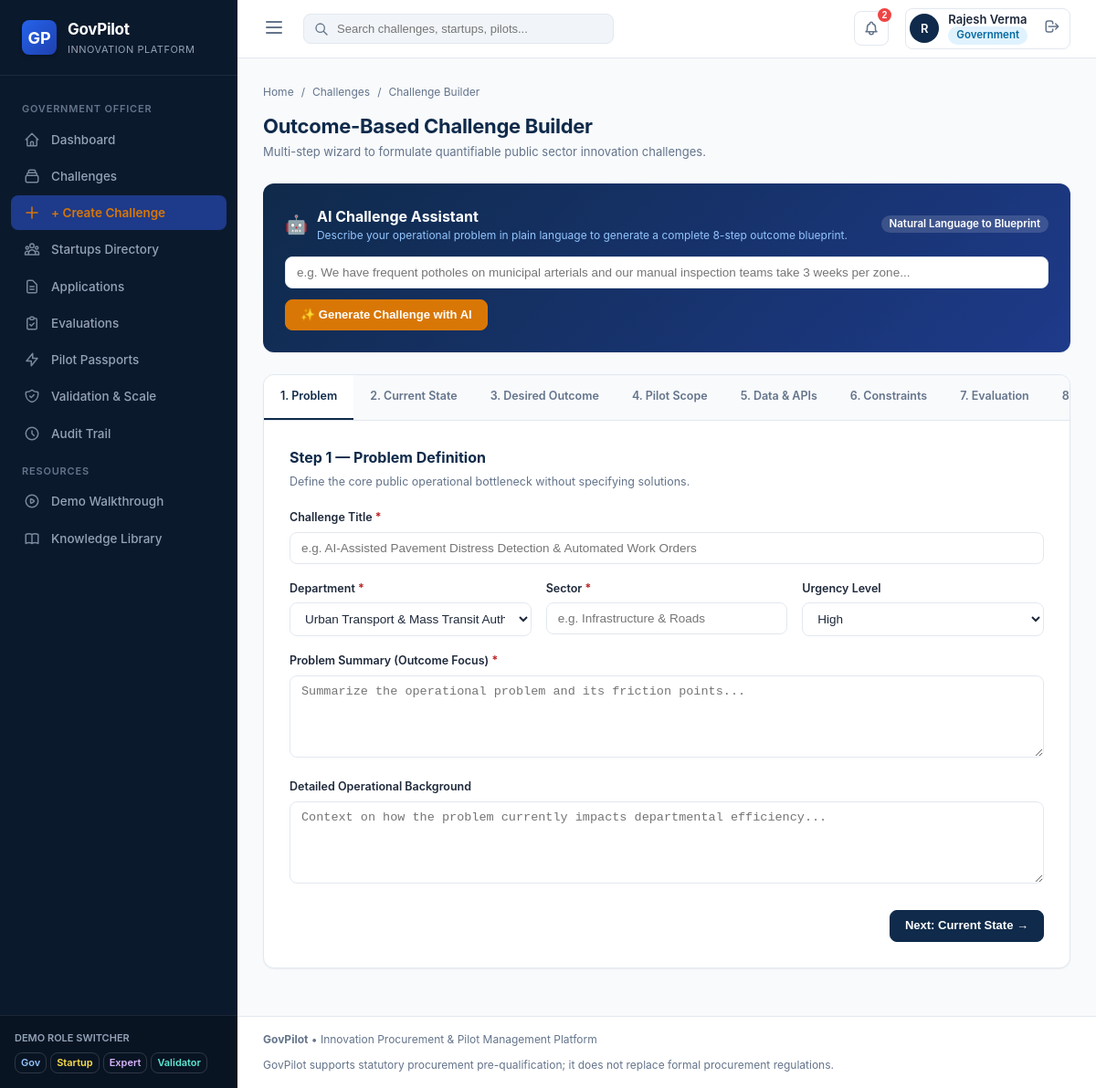
Screenshot of /challenges/builder (signed in) with the database file from the repository.
### models/user.py (models this page shows, shortened)
class User(UserMixin, db.Model):
    __tablename__ = 'users'
    id = db.Column(db.Integer, primary_key=True)
    email = db.Column(db.String(120), unique=True, nullable=False, index=True)
    password_hash = db.Column(db.String(256), nullable=False)
    name = db.Column(db.String(120), nullable=False)
    role = db.Column(db.String(50), nullable=False, default='government') # 'government', 'startup', 'evaluator', 'validator', 'admin'
    title = db.Column(db.String(120))
    phone = db.Column(db.String(50))
    department_id = db.Column(db.Integer, db.ForeignKey('departments.id'), nullable=True)
    startup_id = db.Column(db.Integer, db.ForeignKey('startups.id'), nullable=True)
    is_active = db.Column(db.Boolean, default=True)
    created_at = db.Column(db.DateTime, default=datetime.utcnow)
    last_login = db.Column(db.DateTime, nullable=True)
    department = db.relationship('Department', backref=db.backref('officers', lazy=True), foreign_keys=[department_id])
    startup = db.relationship('Startup', backref=db.backref('users', lazy=True), foreign_keys=[startup_id])
    @property
    def is_government(self):
        return self.role == 'government'
    def get_role_badge_class(self):
        mapping = {
            'government': 'badge-gov',
            'startup': 'badge-startup',
            'evaluator': 'badge-evaluator',
            'validator': 'badge-validator',
            'admin': 'badge-admin'
        }
        return mapping.get(self.role, 'badge-secondary')

### routes/challenge_routes.py (the view, shortened to what this page needs)
@challenge_bp.route('/challenges/builder', methods=['GET', 'POST'])
@login_required
def builder():
    if not current_user.is_government and not current_user.is_admin:
        flash("Only authorized Government Officers can create challenges.", "danger")
        return redirect(url_for('challenge.index'))
    departments = Department.query.all()
    return render_template('challenges/builder.html', departments=departments)

### models/user.py (called while the page is built)
@login_manager.user_loader
def load_user(user_id):
    return User.query.get(int(user_id))

### templates/challenges/builder.html (shortened to what this page needs)
{% extends "base.html" %}
{% block content %}
<div class="page-header">
  <div>
    <div class="breadcrumb-trail">
      <a href="{{ url_for('dashboard.index') }}">Home</a>
      <span>/</span>
      <a href="{{ url_for('challenge.index') }}">Challenges</a>
      <span>/</span>
      <span>Challenge Builder</span>
    </div>
    <h1 class="page-title">Outcome-Based Challenge Builder</h1>
    <p class="page-subtitle">Multi-step wizard to formulate quantifiable public sector innovation challenges.</p>
  </div>
</div>
<div class="gp-card" style="background: linear-gradient(135deg, #0f2a4a, #1e3a8a); color: #ffffff; border: none; margin-bottom: 24px;">
  <div class="gp-card-body" style="padding: 24px;">
    <div style="display: flex; align-items: center; justify-content: space-between; margin-bottom: 12px; flex-wrap: wrap; gap: 10px;">
      <div style="display: flex; align-items: center; gap: 10px;">
        <span style="font-size: 20px;">🤖</span>
        <div>
          <h3 style="font-size: 16px; font-weight: 700; color: #ffffff; margin: 0;">AI Challenge Assistant</h3>
          <p style="font-size: 12px; color: #93c5fd; margin: 0;">Describe your operational problem in plain language to generate a complete 8-step outcome blueprint.</p>
        </div>
      </div>
      <span class="badge" style="background: rgba(255,255,255,0.15); color: #ffffff;">Natural Language to Blueprint</span>
    </div>
    <div style="display: flex; gap: 12px; margin-top: 14px; flex-wrap: wrap;">
      <input type="text" id="ai-prompt-input" class="form-control" style="flex-grow: 1; background: #ffffff; color: var(--text-main);" placeholder="e.g. We have frequent potholes on municipal arterials and our manual inspection teams take 3 weeks per zone...">
      <button type="button" id="btn-ai-generate" class="btn btn-accent" style="white-space: nowrap;">
        <span>✨ Generate Challenge with AI</span>
      </button>
    </div>
  </div>
</div>
<div class="gp-card" id="challenge-wizard">
  <div class="wizard-steps">
    <div class="wizard-step-item active">1. Problem</div>
    <div class="wizard-step-item">2. Current State</div>
    <div class="wizard-step-item">3. Desired Outcome</div>
    <div class="wizard-step-item">4. Pilot Scope</div>
    <div class="wizard-step-item">5. Data & APIs</div>
    <div class="wizard-step-item">6. Constraints</div>
    <div class="wizard-step-item">7. Evaluation</div>
    <div class="wizard-step-item">8. Review & Publish</div>
  </div>
  <form action="{{ url_for('challenge.builder') }}" method="POST">
    <div class="gp-card-body" style="padding: 28px;">
      <div class="wizard-step-content" style="display: block;">
        <h3 style="font-size: 16px; color: var(--primary); margin-bottom: 6px;">Step 1 — Problem Definition</h3>
        <p style="font-size: 12.5px; color: var(--text-muted); margin-bottom: 20px;">Define the core public operational bottleneck without specifying solutions.</p>
        <div class="form-group">
          <label class="form-label">Challenge Title <span class="required">*</span></label>
          <input type="text" name="title" id="field-title" class="form-control" placeholder="e.g. AI-Assisted Pavement Distress Detection & Automated Work Orders" required>
        </div>
        <div style="display: grid; grid-template-columns: 1fr 1fr 1fr; gap: 16px;">
          <div class="form-group">
            <label class="form-label">Department <span class="required">*</span></label>
            <select name="department_id" class="form-control" required>
              {% for d in departments %}
              <option value="{{ d.id }}">{{ d.name }} ({{ d.code }})</option>
              {% endfor %}
            </select>
          </div>
          <div class="form-group">
            <label class="form-label">Sector <span class="required">*</span></label>
            <input type="text" name="sector" id="field-sector" class="form-control" placeholder="e.g. Infrastructure & Roads" required>
          </div>
          <div class="form-group">
            <label class="form-label">Urgency Level</label>
            <select name="urgency_level" id="field-urgency" class="form-control">
              <option value="High">High</option>
            </select>
          </div>
        </div>
        <div class="form-group">
          <label class="form-label">Problem Summary (Outcome Focus) <span class="required">*</span></label>
          <textarea name="problem_summary" id="field-problem-summary" class="form-control" placeholder="Summarize the operational problem and its friction points..." required></textarea>
        </div>
        <div class="form-group">
          <label class="form-label">Detailed Operational Background</label>
          <textarea name="problem_details" id="field-problem-details" class="form-control" placeholder="Context on how the problem currently impacts departmental efficiency..."></textarea>
        </div>
        <div style="display: flex; justify-content: flex-end; margin-top: 24px;">
          <button type="button" class="btn btn-primary btn-next-step">Next: Current State →</button>
        </div>
      </div>
    </div>
  </form>
</div>
{% endblock %}

### templates/base.html (shortened to what this page needs)
<!DOCTYPE html>
<html lang="en">
<head>
  <link rel="stylesheet" href="{{ url_for('static', filename='css/main.css') }}">
</head>
<body>
  <div class="app-container">
    <aside class="app-sidebar">
      <div class="sidebar-header">
        <div class="brand-logo">GP</div>
        <div class="brand-text">
          <h1>GovPilot</h1>
          <p>Innovation Platform</p>
        </div>
      </div>
      <nav class="sidebar-nav">
        {% if current_user.is_authenticated %}
          {% if current_user.is_government %}
            <div class="nav-section-title">Government Officer</div>
            <a href="{{ url_for('dashboard.gov_dashboard') }}" class="nav-link {% if request.path == '/dashboard/government' or request.path == '/dashboard' %}active{% endif %}">
              <svg fill="none" stroke="currentColor" viewBox="0 0 24 24"><path stroke-linecap="round" stroke-linejoin="round" stroke-width="2" d="M3 12l2-2m0 0l7-7 7 7M5 10v10a1 1 0 001 1h3m10-11l2 2m-2-2v10a1 1 0 01-1 1h-3m-6 0a1 1 0 001-1v-4a1 1 0 011-1h2a1 1 0 011 1v4a1 1 0 001 1m-6 0h6"/></svg>
              Dashboard
            </a>
            <a href="{{ url_for('challenge.index') }}" class="nav-link {% if '/challenges' in request.path and '/builder' not in request.path %}active{% endif %}">
              <svg fill="none" stroke="currentColor" viewBox="0 0 24 24"><path stroke-linecap="round" stroke-linejoin="round" stroke-width="2" d="M19 11H5m14 0a2 2 0 012 2v6a2 2 0 01-2 2H5a2 2 0 01-2-2v-6a2 2 0 012-2m14 0V9a2 2 0 00-2-2M5 11V9a2 2 0 012-2m0 0V5a2 2 0 012-2h6a2 2 0 012 2v2M7 7h10"/></svg>
              Challenges
            </a>
            <a href="{{ url_for('challenge.builder') }}" class="nav-link {% if '/challenges/builder' in request.path %}active{% endif %}" style="color: var(--accent);">
              <svg fill="none" stroke="currentColor" viewBox="0 0 24 24"><path stroke-linecap="round" stroke-linejoin="round" stroke-width="2" d="M12 4v16m8-8H4"/></svg>
              + Create Challenge
            </a>
            <a href="{{ url_for('startup.index') }}" class="nav-link {% if '/startups' in request.path %}active{% endif %}">
              Startups Directory
            </a>
            <a href="{{ url_for('application.index') }}" class="nav-link {% if '/applications' in request.path %}active{% endif %}">
              <svg fill="none" stroke="currentColor" viewBox="0 0 24 24"><path stroke-linecap="round" stroke-linejoin="round" stroke-width="2" d="M9 12h6m-6 4h6m2 5H7a2 2 0 01-2-2V5a2 2 0 012-2h5.586a1 1 0 01.707.293l5.414 5.414a1 1 0 01.293.707V19a2 2 0 01-2 2z"/></svg>
              Applications
            </a>
            <a href="{{ url_for('evaluation.index') }}" class="nav-link {% if '/evaluations' in request.path %}active{% endif %}">
              <svg fill="none" stroke="currentColor" viewBox="0 0 24 24"><path stroke-linecap="round" stroke-linejoin="round" stroke-width="2" d="M9 5H7a2 2 0 00-2 2v12a2 2 0 002 2h10a2 2 0 002-2V7a2 2 0 00-2-2h-2M9 5a2 2 0 002 2h2a2 2 0 002-2M9 5a2 2 0 012-2h2a2 2 0 012 2m-6 9l2 2 4-4"/></svg>
              Evaluations
            </a>
            <a href="{{ url_for('pilot.index') }}" class="nav-link {% if '/pilots' in request.path %}active{% endif %}">
              <svg fill="none" stroke="currentColor" viewBox="0 0 24 24"><path stroke-linecap="round" stroke-linejoin="round" stroke-width="2" d="M13 10V3L4 14h7v7l9-11h-7z"/></svg>
              Pilot Passports
            </a>
            <a href="{{ url_for('validation.index') }}" class="nav-link {% if '/validation' in request.path %}active{% endif %}">
              Validation & Scale
            </a>
            <a href="{{ url_for('admin.audit_logs') }}" class="nav-link {% if '/admin/audit' in request.path %}active{% endif %}">
              <svg fill="none" stroke="currentColor" viewBox="0 0 24 24"><path stroke-linecap="round" stroke-linejoin="round" stroke-width="2" d="M12 8v4l3 3m6-3a9 9 0 11-18 0 9 9 0 0118 0z"/></svg>
              Audit Trail
            </a>
          {% endif %}
        {% endif %}
        <div class="nav-section-title">Resources</div>
        <a href="{{ url_for('main.demo_tour') }}" class="nav-link">
          Demo Walkthrough
        </a>
        <a href="{{ url_for('main.knowledge_library') }}" class="nav-link">
          Knowledge Library
        </a>
      </nav>
      <div class="sidebar-footer">
        <div style="font-size: 11px; color: #94a3b8; margin-bottom: 8px; font-weight: 600;">DEMO ROLE SWITCHER</div>
        <div style="display: flex; gap: 4px; flex-wrap: wrap;">
          <a href="{{ url_for('auth.quick_login', role='government') }}" class="btn btn-sm btn-outline" style="color: #93c5fd; border-color: rgba(255,255,255,0.15); padding: 3px 6px; font-size: 11px;">Gov</a>
          <a href="{{ url_for('auth.quick_login', role='startup') }}" class="btn btn-sm btn-outline" style="color: #fde047; border-color: rgba(255,255,255,0.15); padding: 3px 6px; font-size: 11px;">Startup</a>
          <a href="{{ url_for('auth.quick_login', role='evaluator') }}" class="btn btn-sm btn-outline" style="color: #d8b4fe; border-color: rgba(255,255,255,0.15); padding: 3px 6px; font-size: 11px;">Expert</a>
          <a href="{{ url_for('auth.quick_login', role='validator') }}" class="btn btn-sm btn-outline" style="color: #5eead4; border-color: rgba(255,255,255,0.15); padding: 3px 6px; font-size: 11px;">Validator</a>
        </div>
      </div>
    </aside>
    <div class="app-main">
      <header class="top-navbar">
        <div class="topbar-left">
          <button id="sidebar-toggle" style="background:none; border:none; color:var(--text-muted); cursor:pointer;">
            <svg width="24" height="24" fill="none" stroke="currentColor" viewBox="0 0 24 24"><path stroke-linecap="round" stroke-linejoin="round" stroke-width="2" d="M4 6h16M4 12h16M4 18h16"/></svg>
          </button>
          <form class="global-search-form" action="{{ url_for('main.global_search') }}" method="GET">
            <svg class="global-search-icon" width="16" height="16" fill="none" stroke="currentColor" viewBox="0 0 24 24"><path stroke-linecap="round" stroke-linejoin="round" stroke-width="2" d="M21 21l-6-6m2-5a7 7 0 11-14 0 7 7 0 0114 0z"/></svg>
            <input type="text" name="q" class="global-search-input" placeholder="Search challenges, startups, pilots..." value="{{ request.args.get('q', '') }}">
          </form>
        </div>
        <div class="topbar-right">
          {% if current_user.is_authenticated %}
            <div style="position: relative;">
              <button class="notification-btn" id="notif-btn" title="Notifications">
                <span class="badge-count">2</span>
              </button>
            </div>
            <div class="user-profile-menu">
              <div class="user-avatar">{{ current_user.name[:1] }}</div>
              <div class="user-info">
                <div class="user-name">{{ current_user.name }}</div>
                <span class="badge {{ current_user.get_role_badge_class() }}">{{ current_user.role.title() }}</span>
              </div>
              <a href="{{ url_for('auth.logout') }}" style="margin-left:8px; color:var(--text-muted);" title="Sign out">
                <svg width="18" height="18" fill="none" stroke="currentColor" viewBox="0 0 24 24"><path stroke-linecap="round" stroke-linejoin="round" stroke-width="2" d="M17 16l4-4m0 0l-4-4m4 4H7m6 4v1a3 3 0 01-3 3H6a3 3 0 01-3-3V7a3 3 0 013-3h4a3 3 0 013 3v1"/></svg>
              </a>
            </div>
          {% else %}
            <a href="{{ url_for('main.demo_tour') }}" class="btn btn-accent btn-sm">✨ Launch Demo Tour</a>
            <a href="{{ url_for('auth.login') }}" class="btn btn-primary btn-sm">Log In</a>
          {% endif %}
        </div>
      </header>
      <main class="content-wrapper">
        {% block content %}{% endblock %}
      </main>
      <footer style="padding: 16px 28px; border-top: 1px solid var(--border-color); background: #ffffff; font-size: 12px; color: var(--text-muted); display: flex; justify-content: space-between; align-items: center; flex-wrap: wrap; gap: 10px;">
        <div>
          <strong>GovPilot</strong> • Innovation Procurement & Pilot Management Platform
        </div>
        <div>
          GovPilot supports statutory procurement pre-qualification; it does not replace formal procurement regulations.
        </div>
      </footer>
    </div>
  </div>
</body>
</html>

### rows the page displays
User: name "R", name "Rajesh Verma", role "Government"

### other values shown
form field department_id "Urban Transport & Mass Transit Authority (TRANS)"
